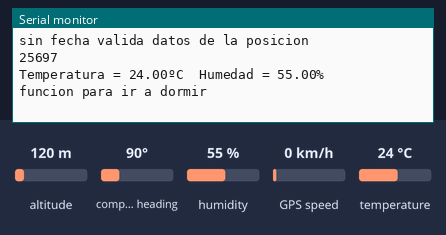
This sketch was run on a simulated Arduino Uno, built with avr-gcc and run on an emulated ATmega328P. Parts: the last lines printed to the serial monitor. The inputs (shaded band) are chosen by the test bench; at power-on: altitude 120 m, humidity 55 %, temperature 24 °C, compass heading 90°, GPS speed 0 km/h. The GPS gets a fix after 3 s at 37.7749, -122.4194 with 8 satellites.

Above: at 2.8 s.
2.9 s: altitude set to 20 m
At 4.6 s:
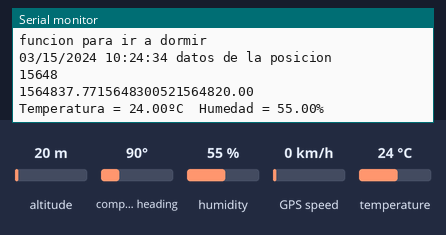
5.6 s: humidity set to 22 %
At 6.9 s:
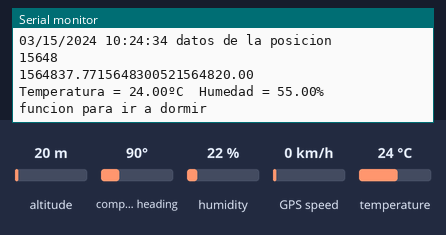
7.1 s: temperature set to 12 °C
At 9.3 s:
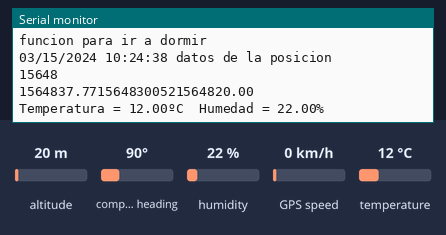

Measured:
- after the input at 2.9 s, the serial monitor: prints a new line after 1.2 s (image 1)
- after the input at 7.1 s, the serial monitor: prints a new line after 1.2 s (image 3)

The sketch:

GPS.ino
```cpp
#include <TinyGPS.h>
#include <SoftwareSerial.h>
#include <TinyGPS.h>
#include <ClosedCube_HDC1080.h>
#include <Wire.h>

TinyGPS gps;
SoftwareSerial ss(13, 15);
ClosedCube_HDC1080 sensor;

int estado = 0;

static void smartdelay(unsigned long ms);
static void leer_date(TinyGPS &gps);
static void leer_pos(float longitud, float latitud, float altura);
static void leer_date(TinyGPS &gps);
static void leer_sensor();
static void dormir_sensor();

void setup()
{
  Serial.begin(115200);
  ss.begin(9600);
  sensor.begin(0x40);
}

void loop()
{
  float flat, flon;
  unsigned long age, date, time, chars = 0;
  Serial.println();
  gps.f_get_position(&flat, &flon, &age);
  leer_date(gps);
  Serial.println("datos de la posicion");
  leer_pos(flat,flon,gps.f_altitude());
  leer_sensor();
  dormir_sensor();
  smartdelay(1000);
}

static void smartdelay(unsigned long ms)
{
  unsigned long start = millis();
  do
  {
    while (ss.available())
      gps.encode(ss.read());
  } while (millis() - start < ms);
}

static void leer_date(TinyGPS &gps)
{
  int year;
  byte month, day, hour, minute, second, hundredths;
  unsigned long age;
  gps.crack_datetime(&year, &month, &day, &hour, &minute, &second, &hundredths, &age);
  if (age == TinyGPS::GPS_INVALID_AGE)
    Serial.print("sin fecha valida ");
  else
  {
    char sz[32];
    sprintf(sz, "%02d/%02d/%02d %02d:%02d:%02d ",
        month, day, year, hour, minute, second);
    Serial.print(sz);
  }
  smartdelay(0);
}

static void leer_sensor()
{
  double temperatura = sensor.readTemperature();
  double humedad = sensor.readHumidity();

  Serial.print("Temperatura = ");
  Serial.print(temperatura);
  Serial.print("ºC  Humedad = ");
  Serial.print(humedad);
  Serial.println("%");
  delay(2000);
  smartdelay(0);
}
static void leer_pos(float longitud, float latitud, float altura)
{
  if (longitud == TinyGPS::GPS_INVALID_F_ANGLE)
  {
      Serial.println('GPS sin posicion calculada');
  }
  else
  {
    Serial.println(' POS = ');
    Serial.print('lon= ');
    Serial.print(longitud);
    Serial.print('lat= ');
    Serial.print('latitud');
    Serial.print('alt= ');
    Serial.print(altura);
    Serial.println(' ');
  }
  smartdelay(0);
}

static void dormir_sensor()
{
  Serial.println("funcion para ir a dormir");
  delay(1000);
  smartdelay(0);
}
```
